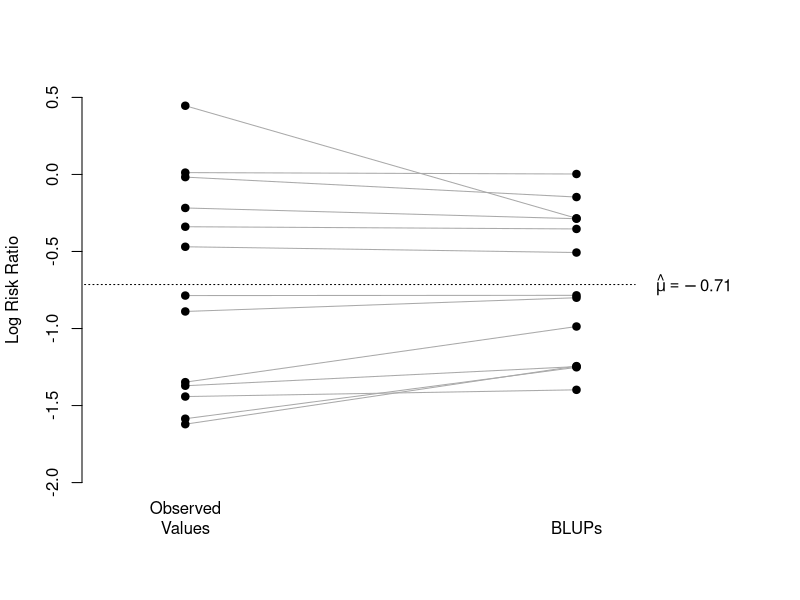

Reproduce this figure in R.
library(metafor)


### Name: blup
### Title: Best Linear Unbiased Predictions for 'rma.uni' Objects
### Aliases: blup blup.rma.uni
### Keywords: models

### ** Examples

### calculate log risk ratios and corresponding sampling variances
dat <- escalc(measure="RR", ai=tpos, bi=tneg, ci=cpos, di=cneg, data=dat.bcg)

### meta-analysis of the log risk ratios using a random-effects model
res <- rma(yi, vi, data=dat)

### BLUPs of the true risk ratios for each study
blup(res, transf=exp)

### illustrate shrinkage of BLUPs towards the (estimated) population average
res <- rma(yi, vi, data=dat)
blups <- blup(res)$pred
plot(NA, NA, xlim=c(.8,2.4), ylim=c(-2,0.5), pch=19,
     xaxt="n", bty="n", xlab="", ylab="Log Risk Ratio")
segments(rep(1,13), dat$yi, rep(2,13), blups, col="darkgray")
points(rep(1,13), dat$yi, pch=19)
points(rep(2,13), blups, pch=19)
axis(side=1, at=c(1,2), labels=c("Observed\nValues", "BLUPs"), lwd=0)
segments(.7, res$beta, 2.15, res$beta, lty="dotted")
text(2.3, res$beta, expression(hat(mu)==-0.71), cex=1)
